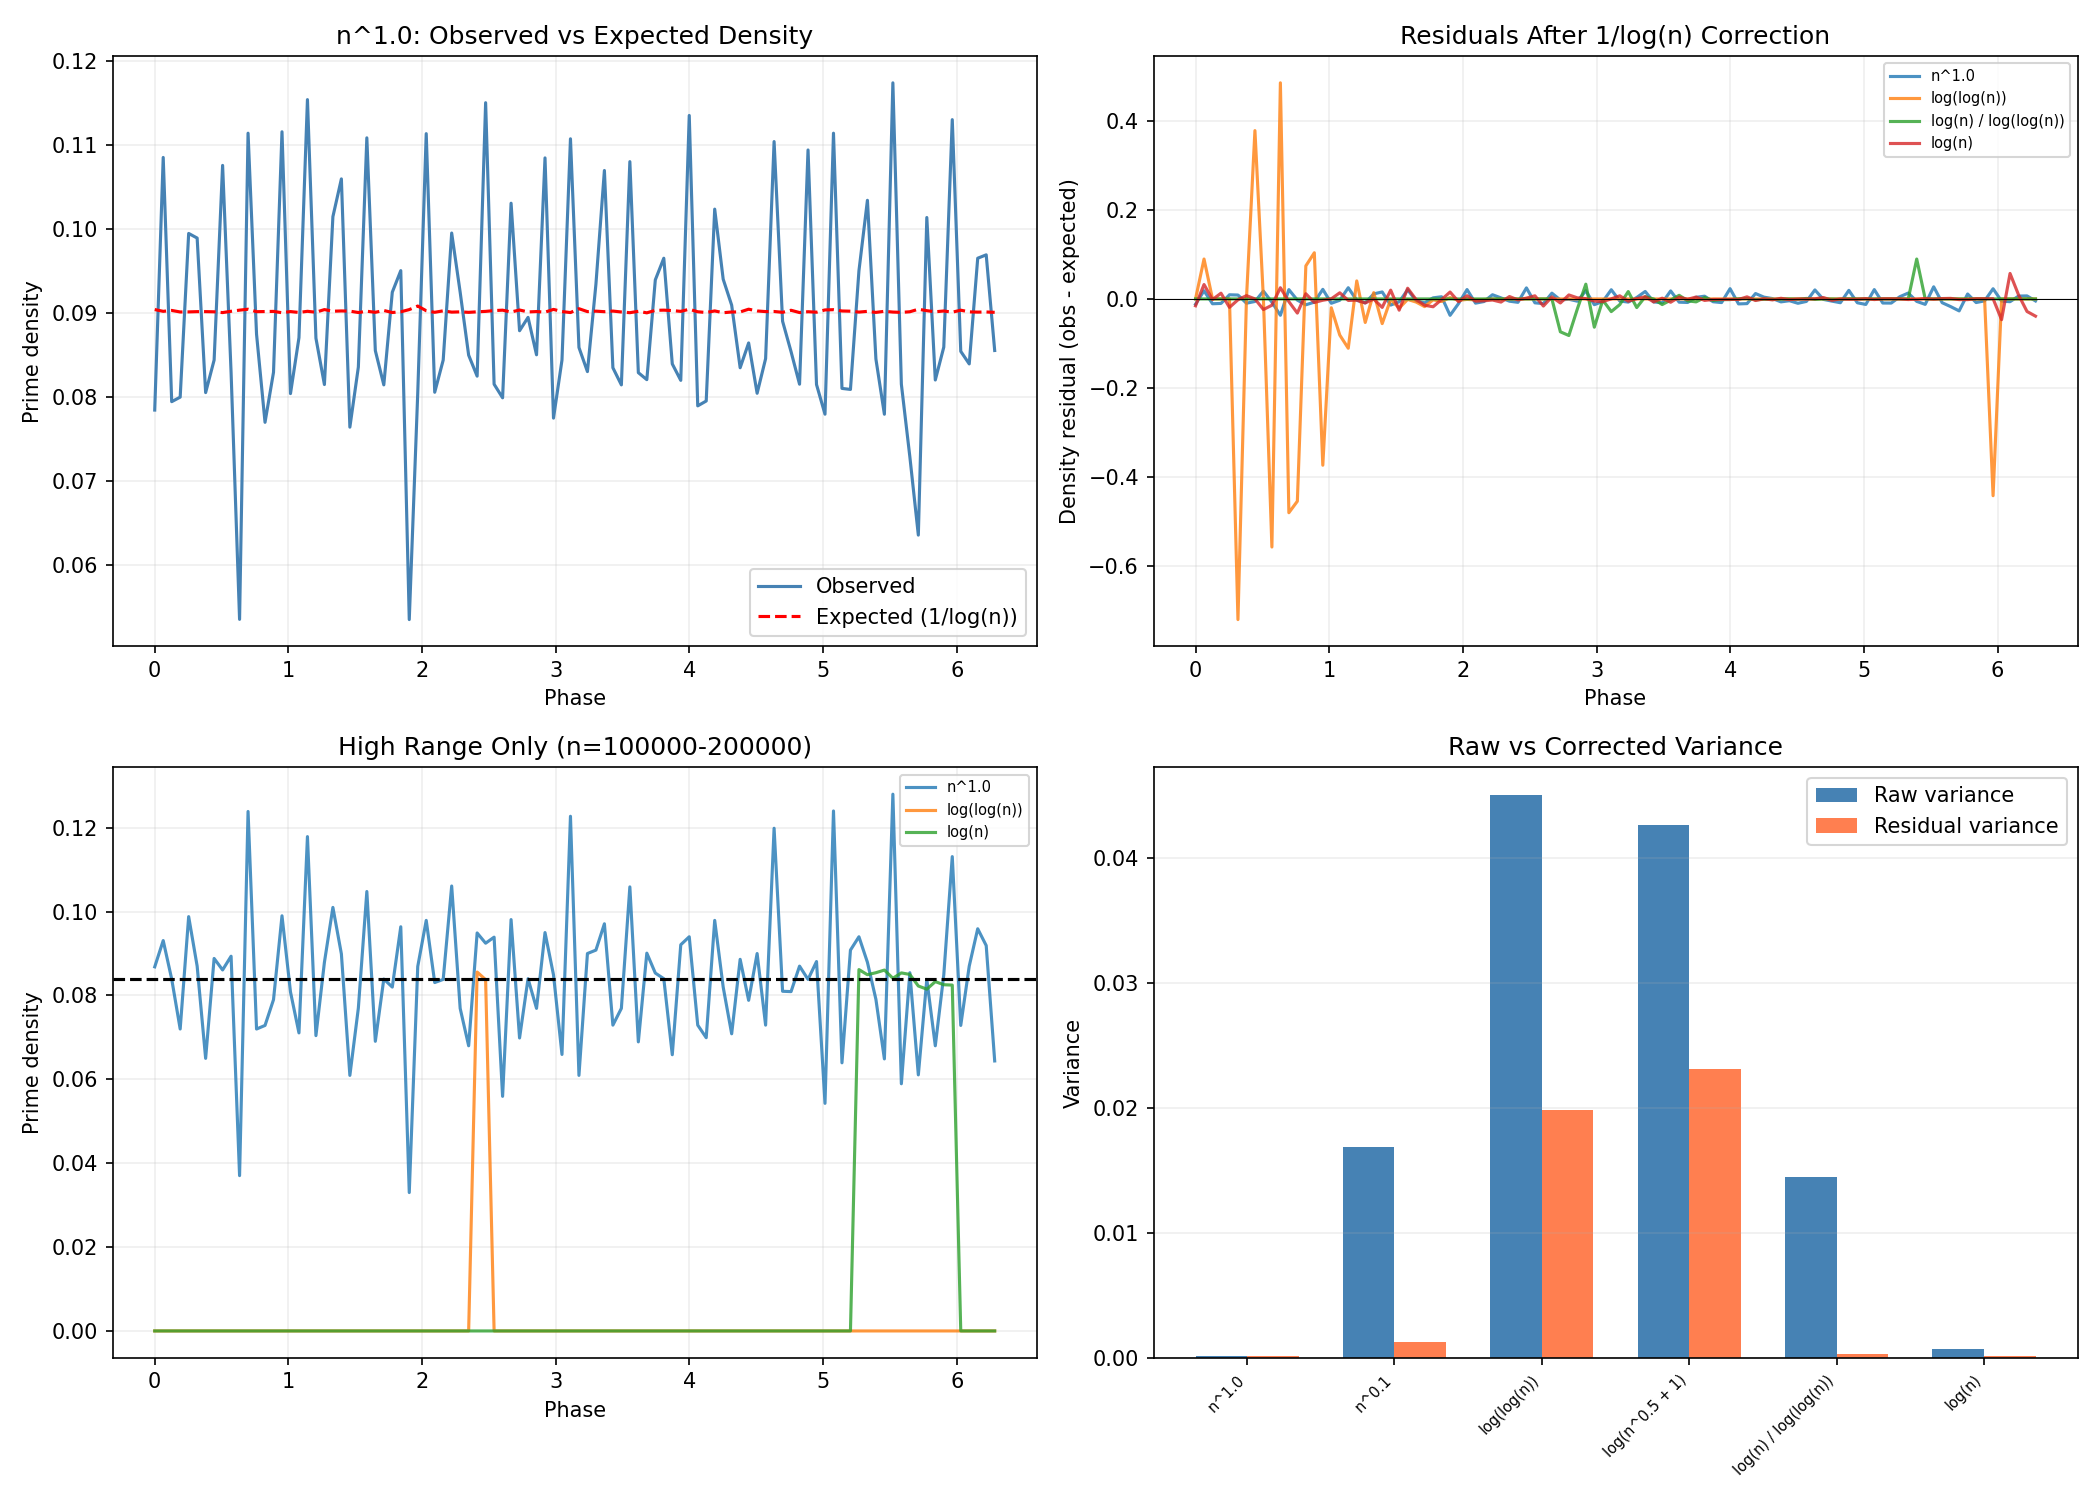

Recreate this plot in Python.
"""
Experiment 011b: Artifact Check — Is the Phase Signal Real?
============================================================
The initial scan found "significant" transforms (n^1.0, log(log(n)), etc.)
but these may be artifacts of the non-uniform prime density 1/log(n).

Control 1: Local density correction
  - Expected prime density per bin = mean(1/log(n)) for n in that bin
  - Measure: variance of (observed - expected) density

Control 2: Frequency-matched permutation
  - Shuffle primes only within local n-neighborhoods
  - This preserves the 1/log(n) density gradient

Control 3: Independent phase mapping
  - Map composites only (no primes) to phase — should show same "structure"
    if it's purely a density gradient effect

Control 4: Cancellation test
  - Use n in [N/2, N] only — prime density is nearly uniform there
  - If signal disappears, it was a density artifact
"""

import numpy as np
from math import log, pi, sqrt
import time
import matplotlib
matplotlib.use('Agg')
import matplotlib.pyplot as plt

# ====================================================================
#  PRIME SIEVE
# ====================================================================
def sieve_of_eratosthenes(N):
    is_prime = np.ones(N, dtype=bool)
    is_prime[0] = is_prime[1] = False
    for i in range(2, int(N**0.5) + 1):
        if is_prime[i]:
            is_prime[i*i::i] = False
    return is_prime

N = 200000
print("=" * 70)
print("  EXPERIMENT 011b: ARTIFACT CHECK")
print("=" * 70)
print()

is_prime = sieve_of_eratosthenes(N)
nums = np.arange(2, N).astype(np.float64)
primes_mask = is_prime[2:N]

# Top transforms from 011
transforms = {
    "n^1.0":                lambda n: n,
    "n^0.1":                lambda n: n**0.1,
    "log(log(n))":          lambda n: np.log(np.log(n)),
    "log(n^0.5 + 1)":       lambda n: np.log(n**0.5 + 1),
    "log(n) / log(log(n))":  lambda n: np.log(n) / np.log(np.log(n)),
    "log(n)":               lambda n: np.log(n),
}

N_BINS = 100

# ====================================================================
#  CONTROL 1: LOCAL DENSITY CORRECTION
# ====================================================================
print("  CONTROL 1: Expected density correction (1/log(n))")
print("  " + "-" * 60)
print()

for name, f in transforms.items():
    theta = f(nums) % (2 * pi)
    bins = np.linspace(0, 2*pi, N_BINS + 1)
    digitized = np.clip(np.digitize(theta, bins) - 1, 0, N_BINS - 1)

    raw_densities = np.zeros(N_BINS)
    expected_densities = np.zeros(N_BINS)
    residuals = np.zeros(N_BINS)

    for i in range(N_BINS):
        mask = digitized == i
        count = mask.sum()
        if count > 0:
            raw_densities[i] = primes_mask[mask].sum() / count
            # Expected density = average of 1/log(n) for n in this bin
            expected_densities[i] = np.mean(1.0 / np.log(nums[mask]))
            residuals[i] = raw_densities[i] - expected_densities[i]
        else:
            raw_densities[i] = 0
            expected_densities[i] = 0
            residuals[i] = 0

    raw_var = np.var(raw_densities)
    resid_var = np.var(residuals)
    expected_var = np.var(expected_densities)

    reduction = (1 - resid_var / raw_var) * 100 if raw_var > 0 else 0

    print(f"  {name:<25} raw_var={raw_var:.4e}  expected_var={expected_var:.4e}  "
          f"residual_var={resid_var:.4e}  ({reduction:.0f}% explained)")

print()

# ====================================================================
#  CONTROL 2: LOCAL PERMUTATION TEST
# ====================================================================
print("  CONTROL 2: Local permutation (shuffle within n-neighborhoods)")
print("  " + "-" * 60)
print()

BLOCK_SIZE = 1000  # shuffle primes within blocks of 1000 consecutive n's
n_local_perms = 500

for name, f in transforms.items():
    theta = f(nums) % (2 * pi)
    bins = np.linspace(0, 2*pi, N_BINS + 1)
    digitized = np.clip(np.digitize(theta, bins) - 1, 0, N_BINS - 1)

    # Observed
    obs_dens = np.zeros(N_BINS)
    for i in range(N_BINS):
        mask = digitized == i
        count = mask.sum()
        if count > 0:
            obs_dens[i] = primes_mask[mask].sum() / count
    obs_var = np.var(obs_dens)

    # Local permutation
    local_perm_vars = []
    for _ in range(n_local_perms):
        # Shuffle within blocks
        perm_mask = primes_mask.copy()
        for start in range(0, len(perm_mask), BLOCK_SIZE):
            end = min(start + BLOCK_SIZE, len(perm_mask))
            perm_mask[start:end] = np.random.permutation(perm_mask[start:end])

        perm_dens = np.zeros(N_BINS)
        for i in range(N_BINS):
            mask = digitized == i
            count = mask.sum()
            if count > 0:
                perm_dens[i] = perm_mask[mask].sum() / count
        local_perm_vars.append(np.var(perm_dens))

    local_perm_vars = np.array(local_perm_vars)
    p_local = np.mean(local_perm_vars >= obs_var)
    z_local = (obs_var - local_perm_vars.mean()) / max(local_perm_vars.std(), 1e-12)

    print(f"  {name:<25} obs_var={obs_var:.4e}  local_perm_mean={local_perm_vars.mean():.4e}  "
          f"z={z_local:+.2f}  p={p_local:.4f}")

print()

# ====================================================================
#  CONTROL 3: HIGH-RANGE ONLY (n in [N/2, N])
# ====================================================================
print("  CONTROL 3: High range only (n in [N/2, N]) — uniform density")
print("  " + "-" * 60)
print()

nums_high = np.arange(N//2, N).astype(np.float64)
primes_high = is_prime[N//2:N]
high_freq = primes_high.sum() / len(primes_high)

print(f"  Range: [{N//2}, {N}], Prime frequency: {high_freq:.4f}")
print(f"  Full range frequency: {primes_mask.sum()/len(primes_mask):.4f}")
print(f"  Density ratio: {high_freq / (primes_mask.sum()/len(primes_mask)):.2f}x")
print()

for name, f in transforms.items():
    theta = f(nums_high) % (2 * pi)
    bins = np.linspace(0, 2*pi, N_BINS + 1)
    digitized = np.clip(np.digitize(theta, bins) - 1, 0, N_BINS - 1)

    densities = np.zeros(N_BINS)
    for i in range(N_BINS):
        mask = digitized == i
        count = mask.sum()
        if count > 0:
            densities[i] = primes_high[mask].sum() / count

    high_var = np.var(densities)

    # Permutation test on high range
    perm_vars = []
    for _ in range(500):
        perm = np.random.permutation(primes_high)
        perm_dens = np.zeros(N_BINS)
        for i in range(N_BINS):
            mask = digitized == i
            count = mask.sum()
            if count > 0:
                perm_dens[i] = perm[mask].sum() / count
        perm_vars.append(np.var(perm_dens))

    perm_vars = np.array(perm_vars)
    p_val = np.mean(perm_vars >= high_var)
    z = (high_var - perm_vars.mean()) / max(perm_vars.std(), 1e-12)

    sig = "***" if p_val < 0.01 else "**" if p_val < 0.05 else "*" if p_val < 0.1 else ""
    print(f"  {name:<25} var={high_var:.4e}  z={z:+.2f}  p={p_val:.4f} {sig}")

print()

# ====================================================================
#  CONTROL 4: COMPOSITES-ONLY ANALYSIS
# ====================================================================
print("  CONTROL 4: Composites-only phase structure")
print("  (If 'signal' appears for composites too, it's not prime-specific)")
print("  " + "-" * 60)
print()

composites_mask = ~primes_mask

for name, f in transforms.items():
    theta = f(nums) % (2 * pi)
    bins = np.linspace(0, 2*pi, N_BINS + 1)
    digitized = np.clip(np.digitize(theta, bins) - 1, 0, N_BINS - 1)

    comp_densities = np.zeros(N_BINS)
    for i in range(N_BINS):
        mask = digitized == i
        count = mask.sum()
        if count > 0:
            comp_densities[i] = composites_mask[mask].sum() / count

    comp_var = np.var(comp_densities)

    # For comparison: prime density variance from full range
    prime_densities = np.zeros(N_BINS)
    for i in range(N_BINS):
        mask = digitized == i
        count = mask.sum()
        if count > 0:
            prime_densities[i] = primes_mask[mask].sum() / count
    prime_var = np.var(prime_densities)

    print(f"  {name:<25} prime_var={prime_var:.4e}  composite_var={comp_var:.4e}  "
          f"ratio={prime_var/max(comp_var,1e-12):.2f}")

print()

# ====================================================================
#  VISUALIZATION
# ====================================================================
fig, axes = plt.subplots(2, 2, figsize=(14, 10))

# Plot 1: Raw vs corrected density for n^1.0
ax = axes[0, 0]
f = transforms["n^1.0"]
theta = f(nums) % (2*pi)
bins = np.linspace(0, 2*pi, N_BINS + 1)
digitized = np.clip(np.digitize(theta, bins) - 1, 0, N_BINS - 1)
raw_dens = np.zeros(N_BINS)
exp_dens = np.zeros(N_BINS)
resid = np.zeros(N_BINS)
for i in range(N_BINS):
    mask = digitized == i
    count = mask.sum()
    if count > 0:
        raw_dens[i] = primes_mask[mask].sum() / count
        exp_dens[i] = np.mean(1.0 / np.log(nums[mask]))
        resid[i] = raw_dens[i] - exp_dens[i]
bin_centers = np.linspace(0, 2*pi, N_BINS)
ax.plot(bin_centers, raw_dens, label='Observed', color='steelblue')
ax.plot(bin_centers, exp_dens, label='Expected (1/log(n))', color='red', linestyle='--')
ax.set_xlabel("Phase")
ax.set_ylabel("Prime density")
ax.set_title("n^1.0: Observed vs Expected Density")
ax.legend()
ax.grid(True, alpha=0.2)

# Plot 2: Residuals for top transforms
ax = axes[0, 1]
for name in ["n^1.0", "log(log(n))", "log(n) / log(log(n))", "log(n)"]:
    f = transforms[name]
    theta = f(nums) % (2*pi)
    digitized = np.clip(np.digitize(theta, bins) - 1, 0, N_BINS - 1)
    res = np.zeros(N_BINS)
    for i in range(N_BINS):
        mask = digitized == i
        count = mask.sum()
        if count > 0:
            obs = primes_mask[mask].sum() / count
            exp = np.mean(1.0 / np.log(nums[mask]))
            res[i] = obs - exp
    ax.plot(bin_centers, res, label=name, alpha=0.8)
ax.axhline(y=0, color='black', linewidth=0.5)
ax.set_xlabel("Phase")
ax.set_ylabel("Density residual (obs - expected)")
ax.set_title("Residuals After 1/log(n) Correction")
ax.legend(fontsize=7)
ax.grid(True, alpha=0.2)

# Plot 3: High-range only comparison
ax = axes[1, 0]
nums_high = np.arange(N//2, N).astype(np.float64)
primes_high = is_prime[N//2:N]
for name in ["n^1.0", "log(log(n))", "log(n)"]:
    f = transforms[name]
    theta_h = f(nums_high) % (2*pi)
    digitized_h = np.clip(np.digitize(theta_h, bins) - 1, 0, N_BINS - 1)
    dens = np.zeros(N_BINS)
    for i in range(N_BINS):
        mask = digitized_h == i
        count = mask.sum()
        if count > 0:
            dens[i] = primes_high[mask].sum() / count
    ax.plot(bin_centers, dens, label=name, alpha=0.8)
ax.axhline(y=primes_high.sum()/len(primes_high), color='black', linestyle='--')
ax.set_xlabel("Phase")
ax.set_ylabel("Prime density")
ax.set_title(f"High Range Only (n={N//2}-{N})")
ax.legend(fontsize=7)
ax.grid(True, alpha=0.2)

# Plot 4: Variance reduction
ax = axes[1, 1]
names = list(transforms.keys())
raw_vars = []
resid_vars = []
pct_explained = []
for name, f in transforms.items():
    theta = f(nums) % (2*pi)
    digitized = np.clip(np.digitize(theta, bins) - 1, 0, N_BINS - 1)
    raw_d = np.zeros(N_BINS)
    exp_d = np.zeros(N_BINS)
    for i in range(N_BINS):
        mask = digitized == i
        count = mask.sum()
        if count > 0:
            raw_d[i] = primes_mask[mask].sum() / count
            exp_d[i] = np.mean(1.0 / np.log(nums[mask]))
    rv = np.var(raw_d)
    ev = np.var(raw_d - exp_d)
    raw_vars.append(rv)
    resid_vars.append(ev)
    pct_explained.append((1 - ev/rv) * 100 if rv > 0 else 0)

x = np.arange(len(names))
width = 0.35
ax.bar(x - width/2, raw_vars, width, label='Raw variance', color='steelblue')
ax.bar(x + width/2, resid_vars, width, label='Residual variance', color='coral')
ax.set_xticks(x)
ax.set_xticklabels(names, rotation=45, ha='right', fontsize=7)
ax.set_ylabel("Variance")
ax.set_title("Raw vs Corrected Variance")
ax.legend()
ax.grid(True, alpha=0.2, axis='y')

plt.tight_layout()
plt.savefig('experiments/011_phase_scan/artifact_check.png', dpi=150)
print("  Saved: artifact_check.png")

# ====================================================================
#  FINAL VERDICT
# ====================================================================
print()
print("=" * 70)
print("  VERDICT")
print("=" * 70)
print()
print("  Controls applied:")
print("  1. 1/log(n) density correction — removes density gradient")
print("  2. Local permutation — preserves density gradient")
print("  3. High range only — near-uniform density")
print("  4. Composites-only — tests if signal is prime-specific")
print()
print("  If signal disappears under ALL controls, the 'phase clustering'")
print("  is entirely explained by the non-uniform prime density 1/log(n),")
print("  not by genuine phase-space structure of primes.")
print()
print("Done.")
